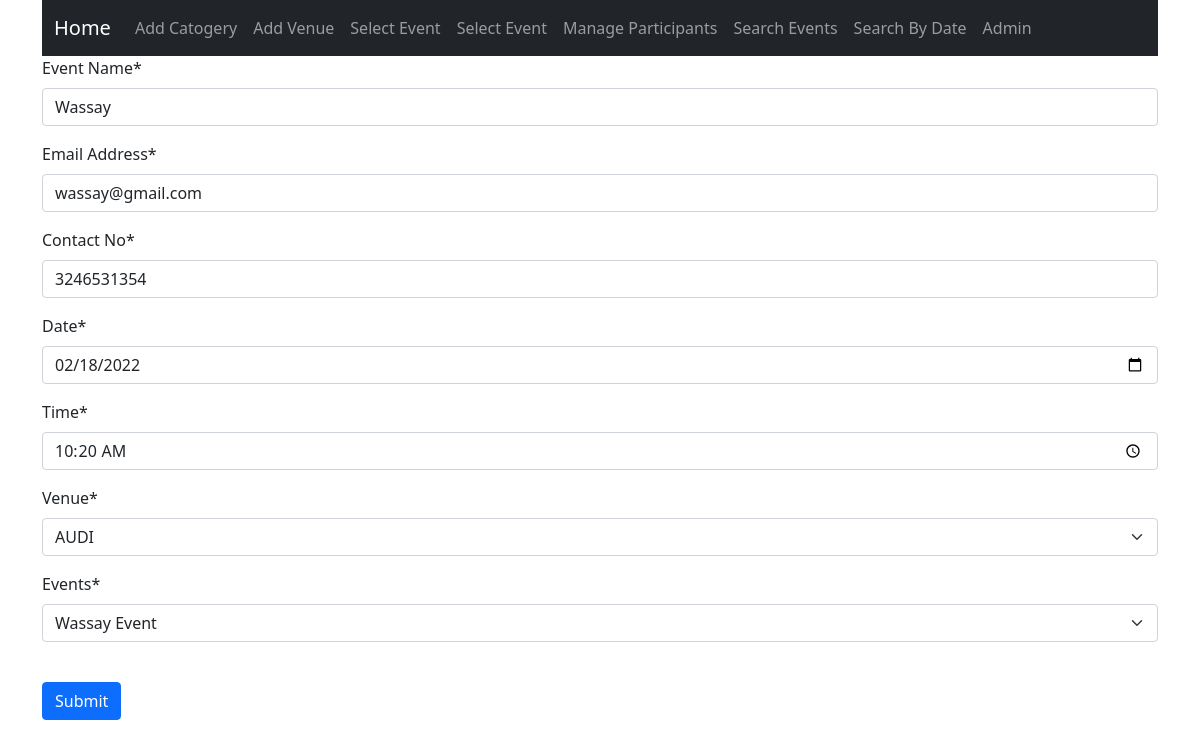
The app's page /11/ with its own data.
### myProject/models.py (models this page shows, shortened)
class Participants(models.Model):
    p_name = models.CharField(max_length=50)
    email = models.CharField(max_length=50)
    p_contact = models.CharField(max_length=50)
    p_date = models.DateField("Date")
    p_time = models.TimeField("Time")
    venue = models.ForeignKey(Venue, on_delete=models.CASCADE)
    Event_id = models.ForeignKey(Planner, on_delete=models.CASCADE)

### myProject/views.py (the view, shortened to what this page needs)
# urls.py: path('<int:id>/', views.add, name='p_update'),
def add(request, id=0):
    if request.method == 'GET':
        if id == 0:
            form = EventForm()
            return render(request, 'myProject/addData.html', {'Participants': form})
        else:
            participant = Participants.objects.get(pk=id)
            form = EventForm(instance=participant)
            return render(request, 'myProject/addData.html', {'Participants': form})
    return redirect('show')

### myProject/forms.py
class EventForm(forms.ModelForm):
    class Meta:
        model = Participants
        fields = ('p_name', 'email', 'p_contact', 'p_date', 'p_time', 'venue', 'Event_id')
        labels = {
            'p_name': 'Event Name',
            'email': 'Email Address',
            'p_contact': 'Contact No',
            'venue': 'Venue',
            'Event_id': 'Events'
        }
        widgets = {
            'p_date': DatePickerInput(),
            'p_time': TimePickerInput(),
        }

### myProject/models.py (called while the page is built)
    def __str__(self):
        return self.Events

    def __str__(self):
        return self.venues

### myProject/templates/myProject/addData.html (shortened to what this page needs)
{% extends 'myProject/base.html' %}
{% load crispy_forms_tags %}
{% block content %}
<form method="POST">
    {{ Participants.p_name|as_crispy_field }}
    {{ Participants.email|as_crispy_field }}
    {{ Participants.p_contact|as_crispy_field }}
    {{ Participants.p_date|as_crispy_field }}
    {{ Participants.p_time|as_crispy_field }}
    {{Participants.venue|as_crispy_field }}
    {{ Participants.Event_id|as_crispy_field }}
    <br>
    <input type="submit" class="btn btn-primary">
</form>
{% endblock %}

### records on screen
Participants: p_name "Wassay", email "wassay@gmail.com", p_contact "3246531354", p_date "02/18/2022", p_time "10:20:00", venue "AUDI", Event_id "Wassay Event"
